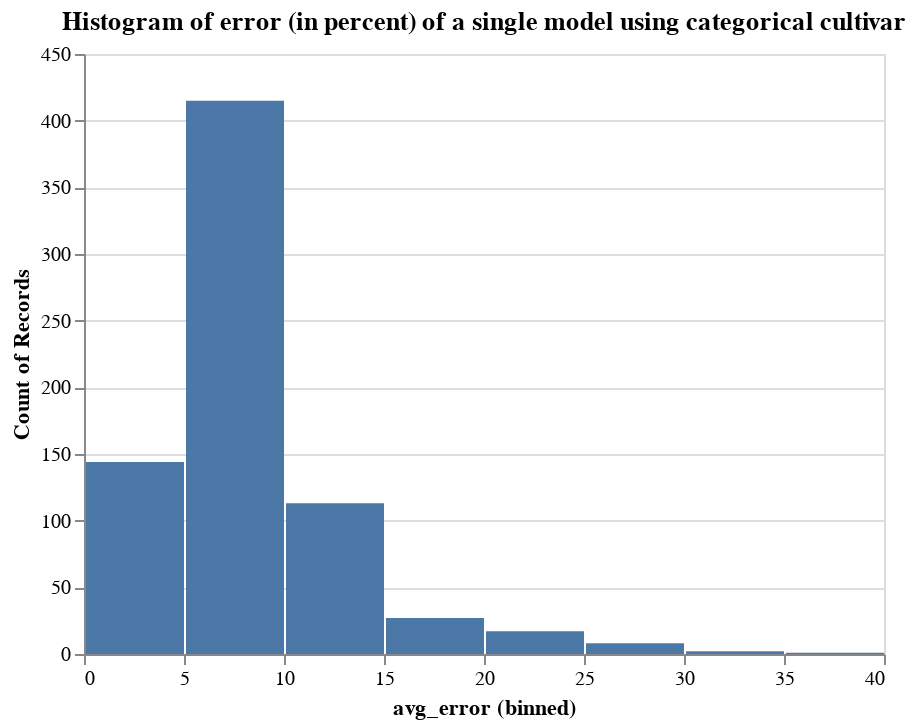

The notebook cell saved with this chart:
### Code cell
alt.Chart(plotdf,title="Histogram of error (in percent) of a single model using categorical cultivar").mark_bar().encode(
    alt.X("avg_error:Q", bin=True),
    y='count()',
)

### Figure 1 — Vega-Lite specification as saved in the notebook (floating-point values rounded to 4 significant figures; data arrays with more than 128 entries replaced by an {"elided": "..."} marker saying what was removed)
{"$schema": "https://vega.github.io/schema/vega-lite/v2.4.3.json", "config": {"view": {"height": 300, "width": 400}}, "data": {"values": {"elided": "727 records"}}, "encoding": {"x": {"bin": true, "field": "avg_error", "type": "quantitative"}, "y": {"aggregate": "count", "type": "quantitative"}}, "mark": "bar", "title": "Histogram of error (in percent) of a single model using categorical cultivar"}
